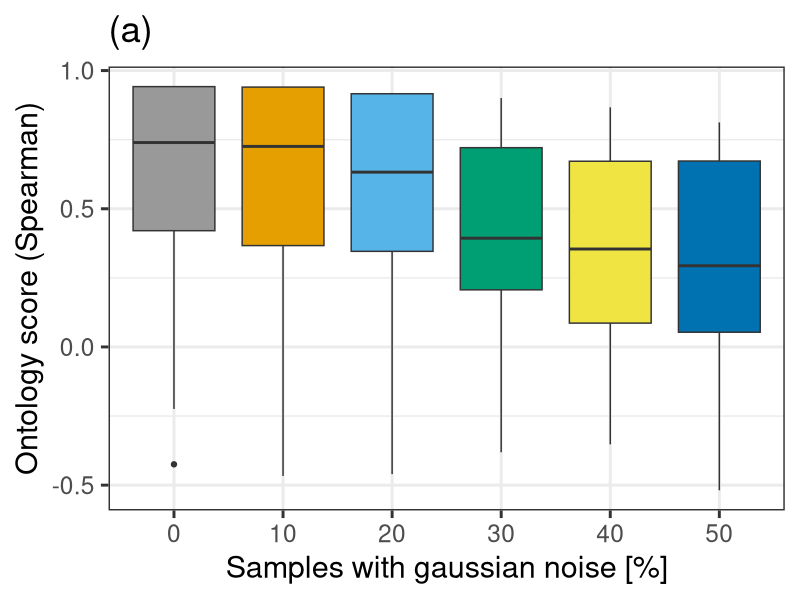
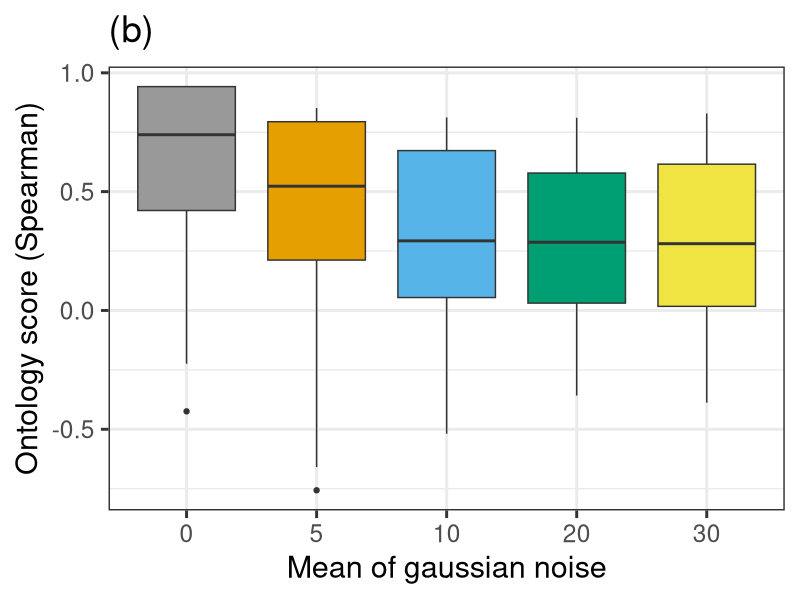
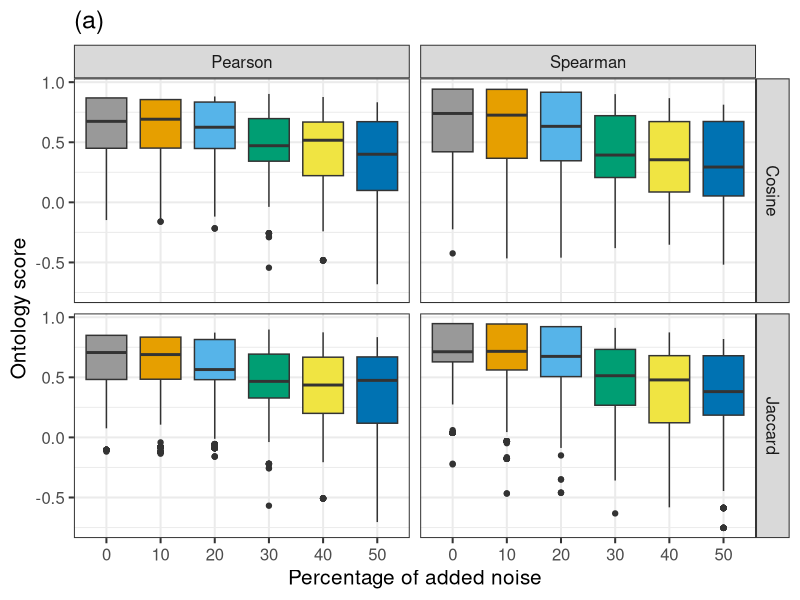
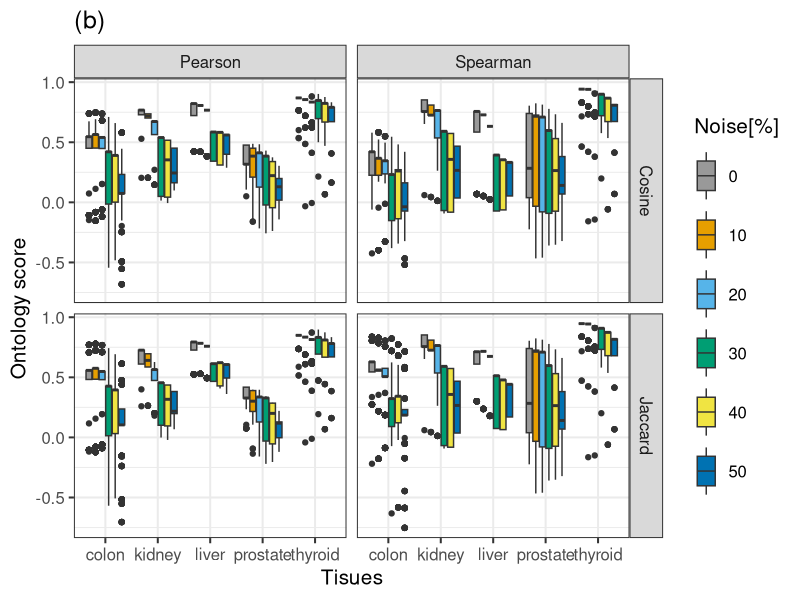
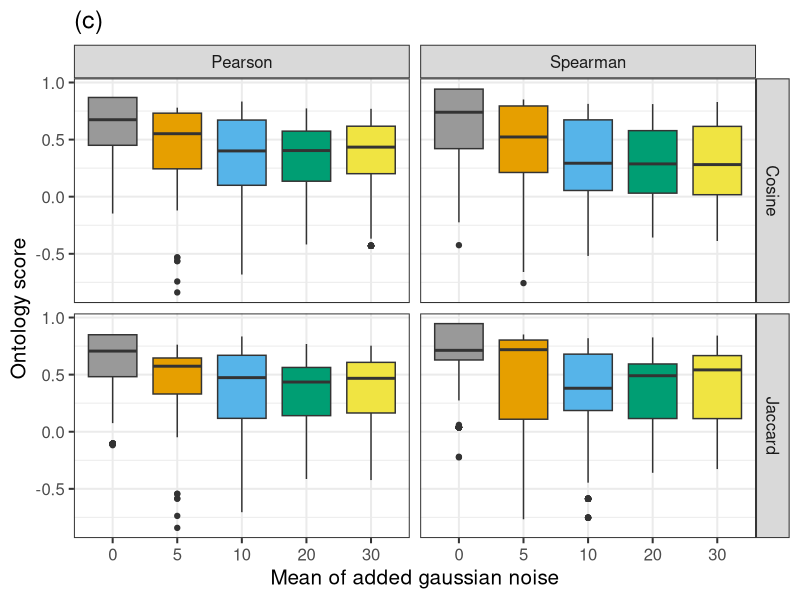
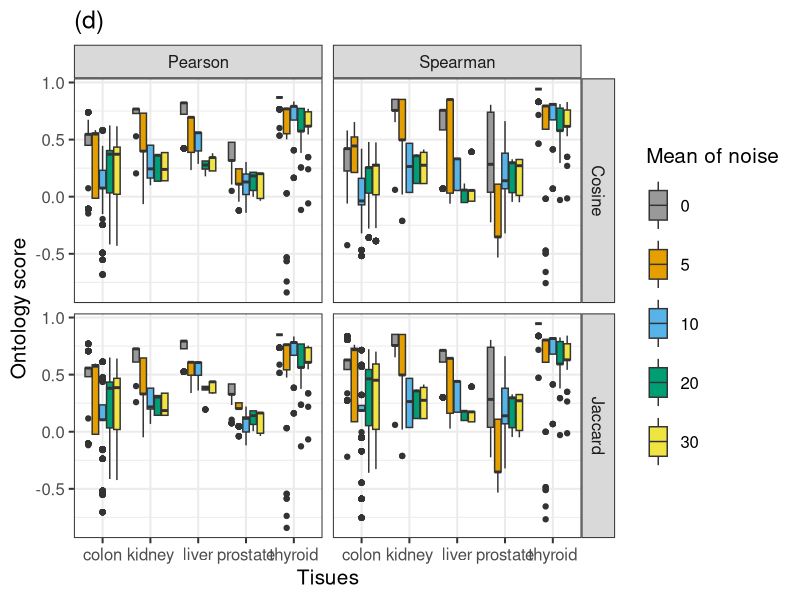
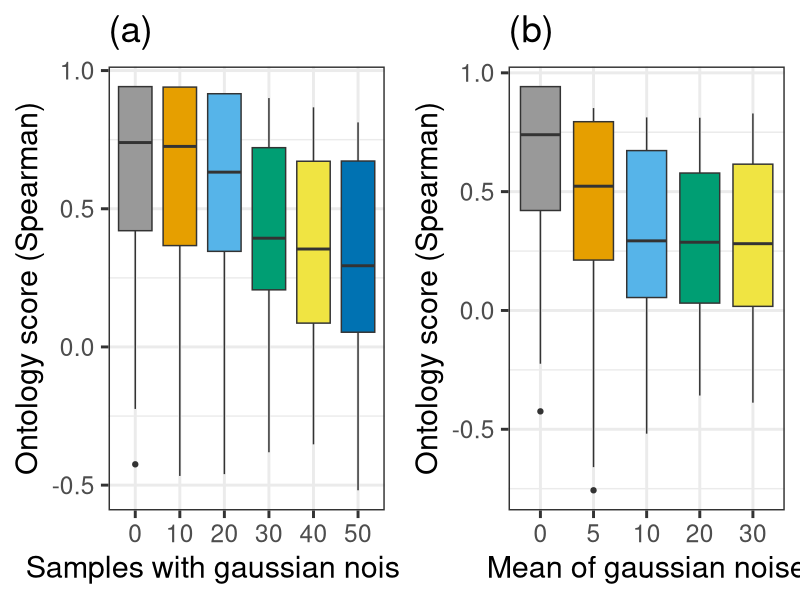
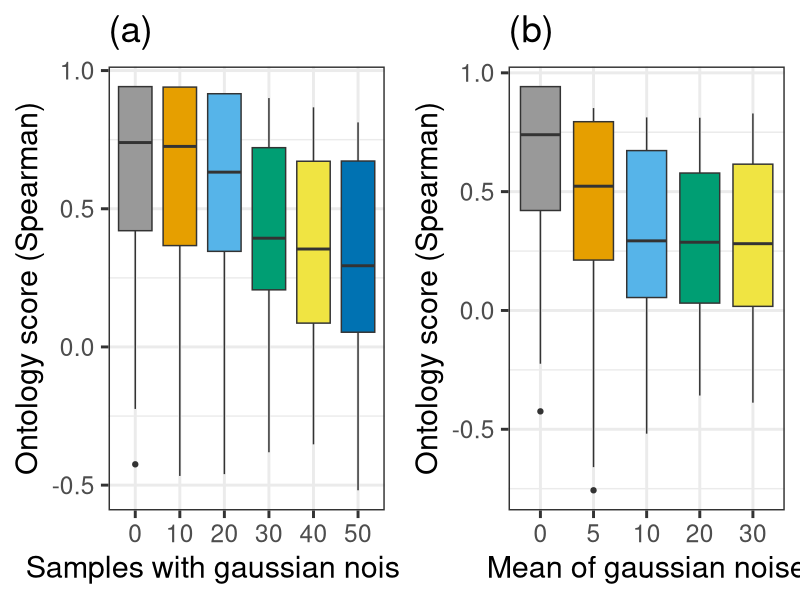

Source code (R) for these figures, in order:
library("ggplot2")
library(gridExtra)
##############
###Figure 3###
##############

ggplotDataCombinedAdditiveNoise<-read.table("Data/ggplotData_AdditiveNoise.txt",header=T)
ggplotDataCombinedAdditiveNoise.Spearman<-ggplotDataCombinedAdditiveNoise[which(ggplotDataCombinedAdditiveNoise$expr.distance=="Spearman"),]
ggplotDataCombinedAdditiveNoise.Spearman$status<-factor(ggplotDataCombinedAdditiveNoise.Spearman$status,levels=c("0","10","20","30","40","50"))

fontsize=22
ggplotDataCombinedAdditiveNoise.Fig3<-ggplotDataCombinedAdditiveNoise.Spearman[which(ggplotDataCombinedAdditiveNoise.Spearman$ontology=="Cosine"),]
ggplotDataCombinedAdditiveNoise.Fig3<-ggplotDataCombinedAdditiveNoise.Fig3[which(ggplotDataCombinedAdditiveNoise.Fig3$similarity.measure=="Spearman"),]
cbPalette <- c("#999999", "#E69F00", "#56B4E9", "#009E73", "#F0E442", "#0072B2")
fig3a<-ggplot2::ggplot(ggplotDataCombinedAdditiveNoise.Fig3,aes(x=status,y=correlation,fill=status,group=status))+
  geom_boxplot()+
  #geom_bar(stat="summary",position="dodge",fun.y = "mean")+
  #stat_summary(fun.data = mean_se, geom = "errorbar",position="dodge")+
  theme_bw(fontsize)+
  labs(fill=c("Noise[%]"))+
  xlab("Samples with gaussian noise [%]")+
  ylab("Ontology score (Spearman)")+
  theme(legend.position = "none")+
  ggtitle("(a)")+
  scale_fill_manual(values=cbPalette)
fig3a


ggplotDataMeanVariaion<-read.table("Data/ggplotData_Noise_Intensity.txt",header=T)
ggplotDataMeanVariaion.Spearman<-ggplotDataMeanVariaion[which(ggplotDataMeanVariaion$expr.distance=="Spearman"),]
ggplotDataMeanVariaion.Spearman$status<-factor(ggplotDataMeanVariaion.Spearman$status,levels=c("0","5","10","20","30"))

ggplotDataMeanVariaion.Spearman.Fig3<-ggplotDataMeanVariaion.Spearman[which(ggplotDataMeanVariaion.Spearman$ontology=="Cosine"),]
ggplotDataMeanVariaion.Spearman.Fig3<-ggplotDataMeanVariaion.Spearman.Fig3[which(ggplotDataMeanVariaion.Spearman.Fig3$similarity.measure=="Spearman"),]

cbPalette2 <- c("#999999", "#E69F00", "#56B4E9", "#009E73", "#F0E442")
fig3b<-ggplot2::ggplot(ggplotDataMeanVariaion.Spearman.Fig3,aes(x=status,y=correlation,fill=status))+
  geom_boxplot()+
  # geom_bar(stat="summary",position="dodge",fun.y = "mean")+
  # stat_summary(fun.data = mean_se, geom = "errorbar",position="dodge")+
  theme_bw(fontsize)+
  labs(fill=c("Noise[%]"))+
  xlab("Mean of gaussian noise")+
  ylab("Ontology score (Spearman)")+
  theme(legend.position = "none")+
  ggtitle("(b)")+
  scale_fill_manual(values=cbPalette2)
fig3b

pdf("Figure3.pdf",width=14,height=6)
grid.arrange(fig3a,fig3b,layout_matrix=cbind(1,2))
dev.off()

svg("Figure3.svg",width=14,height=6)
grid.arrange(fig3a,fig3b,layout_matrix=cbind(1,2))
dev.off()



########################################
###Corresponding supplementary figure###
########################################
fontsize=15
sup_fig3a<-ggplot2::ggplot(ggplotDataCombinedAdditiveNoise.Spearman,aes(x=status,y=correlation,fill=status))+
  # geom_bar(stat="summary",position="dodge",fun.y = "mean")+
  # stat_summary(fun.data = mean_se, geom = "errorbar",position="dodge")+
  geom_boxplot()+
  theme_bw(fontsize)+
  facet_grid(ontology ~similarity.measure)+
  labs(fill=c("Noise[%]"))+
  xlab("Percentage of added noise")+
  ylab("Ontology score")+
  theme(legend.position="none")+
  ggtitle("(a)")+
  scale_fill_manual(values=cbPalette)
sup_fig3a

sup_fig3b<-ggplot2::ggplot(ggplotDataCombinedAdditiveNoise.Spearman,aes(x=tissues,y=correlation,fill=status))+
  # geom_bar(stat="summary",position="dodge",fun.y = "mean")+
  # stat_summary(fun.data = mean_se, geom = "errorbar",position="dodge")+
  geom_boxplot()+
  theme_bw(fontsize)+
  facet_grid(ontology ~similarity.measure)+
  labs(fill=c("Noise[%]"))+
  xlab("Tisues")+
  ylab("Ontology score")+
  theme(legend.key.height = unit(1.5,"cm"))+
  ggtitle("(b)")+
  scale_fill_manual(values=cbPalette)
sup_fig3b

sup_fig3c<-ggplot2::ggplot(ggplotDataMeanVariaion.Spearman,aes(x=status,y=correlation,fill=status))+
  geom_boxplot()+
  # geom_bar(stat="summary",position="dodge",fun.y = "mean")+
  # stat_summary(fun.data = mean_se, geom = "errorbar",position="dodge")+
  theme_bw(fontsize)+
  facet_grid(ontology ~similarity.measure)+
  xlab("Mean of added gaussian noise")+
  ylab("Ontology score")+
  theme(legend.position="none")+
  ggtitle("(c)")+
  scale_fill_manual(values=cbPalette2)
sup_fig3c

sup_fig3d<-ggplot2::ggplot(ggplotDataMeanVariaion.Spearman,aes(x=tissues,y=correlation,fill=status))+
  geom_boxplot()+
  # geom_bar(stat="summary",position="dodge",fun.y = "mean")+
  # stat_summary(fun.data = mean_se, geom = "errorbar",position="dodge")+
  theme_bw(fontsize)+
  facet_grid(ontology ~similarity.measure)+
  labs(fill=c("Mean of noise"))+
  xlab("Tisues")+
  ylab("Ontology score")+
  theme(legend.key.height = unit(1.5,"cm"))+
  ggtitle("(d)")+
  scale_fill_manual(values=cbPalette2)
sup_fig3d

pdf("Supplementary_fig_for_main_fig_3.pdf",width=20,height=10)
grid.arrange(sup_fig3a,sup_fig3b,sup_fig3c,sup_fig3d,layout_matrix=cbind(c(1,1,1,3,3,3),c(2,2,2,4,4,4),c(2,2,2,4,4,4)))
dev.off()

svg("Supplementary_fig_for_main_fig_3.svg",width=20,height=10)
grid.arrange(sup_fig3a,sup_fig3b,sup_fig3c,sup_fig3d,layout_matrix=cbind(c(1,1,1,3,3,3),c(2,2,2,4,4,4),c(2,2,2,4,4,4)))
dev.off()
